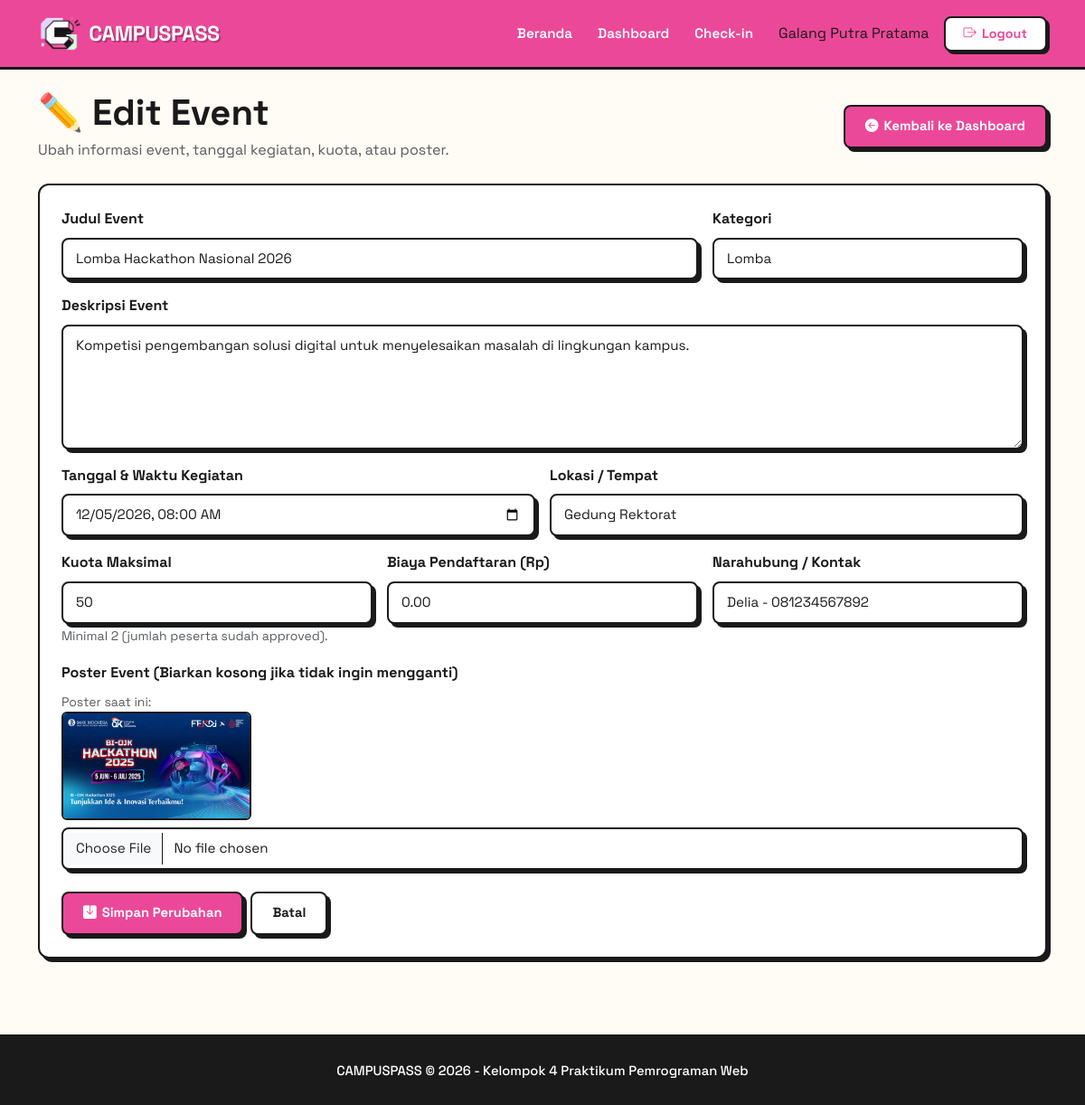
/admin/event_edit.php?id=3 (signed in), run on the app's committed database.
### tables this page shows
CREATE TABLE `events` (
  `id` int(10) UNSIGNED NOT NULL,
  `judul_event` varchar(150) NOT NULL,
  `kategori` varchar(50) NOT NULL,
  `deskripsi` text NOT NULL,
  `tanggal_kegiatan` datetime NOT NULL,
  `lokasi` varchar(150) NOT NULL,
  `kuota_maksimal` int(10) UNSIGNED NOT NULL,
  `biaya_pendaftaran` decimal(12,2) NOT NULL DEFAULT 0.00,
  `narahubung` varchar(100) NOT NULL,
  `poster_file` varchar(255) DEFAULT NULL,
  `created_by` int(10) UNSIGNED DEFAULT NULL,
  `created_at` timestamp NOT NULL DEFAULT current_timestamp()
);

### includes/functions.php (called while the page is built, shortened)
<?php
function e(?string $value): string
{
    return htmlspecialchars($value ?? '', ENT_QUOTES, 'UTF-8');
}

### admin/event_edit.php (the view, shortened to what this page needs)
<?php
require_once __DIR__ . '/../config/database.php';
require_once __DIR__ . '/../includes/functions.php';
$id = filter_input(INPUT_GET, 'id', FILTER_VALIDATE_INT);
$stmt = $conn->prepare('SELECT * FROM events WHERE id = ?');
$stmt->bind_param('i', $id);
$stmt->execute();
$event = $stmt->get_result()->fetch_assoc();
$stmt = $conn->prepare("SELECT COUNT(*) AS total_approved FROM pendaftaran WHERE event_id = ? AND status_bayar = 'Approved'");
$stmt->bind_param('i', $id);
$stmt->execute();
$totalApproved = (int) ($stmt->get_result()->fetch_assoc()['total_approved'] ?? 0);
require_once __DIR__ . '/../includes/header.php';
require_once __DIR__ . '/../includes/navbar.php';
?>
<main class="container py-4">
    <div class="d-flex justify-content-between align-items-center mb-4">
        <div>
            <h1 class="fw-bold mb-1">✏️ Edit Event</h1>
            <p class="text-muted mb-0">Ubah informasi event, tanggal kegiatan, kuota, atau poster.</p>
        </div>
        <a href="dashboard.php" class="btn-neo">
            <i class="bi bi-arrow-left-circle-fill"></i> Kembali ke Dashboard
        </a>
    </div>
    <form method="post" enctype="multipart/form-data" class="card-neo p-4">
        <div class="row g-3">
            <div class="col-md-8">
                <label class="form-label fw-bold">Judul Event</label>
                <input class="form-control form-control-neo" name="judul_event" value="<?= e($_POST['judul_event'] ?? $event['judul_event']) ?>" required>
            </div>
            <div class="col-md-4">
                <label class="form-label fw-bold">Kategori</label>
                <select class="form-select form-select-neo" name="kategori" required>
                    <?php
                    $kategoriList = ['Seminar', 'Workshop', 'Lomba', 'Webinar'];
                    $selectedKat  = $_POST['kategori'] ?? $event['kategori'];
                    foreach ($kategoriList as $kat):
                    ?>
                        <option value="<?= e($kat) ?>" <?= $selectedKat === $kat ? 'selected' : '' ?>><?= e($kat) ?></option>
                    <?php endforeach; ?>
                </select>
            </div>
            <div class="col-12">
                <label class="form-label fw-bold">Deskripsi Event</label>
                <textarea class="form-control form-control-neo" name="deskripsi" rows="5" required><?= e($_POST['deskripsi'] ?? $event['deskripsi']) ?></textarea>
            </div>
            <div class="col-md-6">
                <label class="form-label fw-bold">Tanggal &amp; Waktu Kegiatan</label>
                <?php
                $tglVal = $_POST['tanggal_kegiatan'] ?? date('Y-m-d\TH:i', strtotime($event['tanggal_kegiatan']));
                ?>
                <input type="datetime-local" class="form-control form-control-neo" name="tanggal_kegiatan" value="<?= e($tglVal) ?>" required>
            </div>
            <div class="col-md-6">
                <label class="form-label fw-bold">Lokasi / Tempat</label>
                <input class="form-control form-control-neo" name="lokasi" value="<?= e($_POST['lokasi'] ?? $event['lokasi']) ?>" required>
            </div>
            <div class="col-md-4">
                <label class="form-label fw-bold">Kuota Maksimal</label>
                <input type="number" min="<?= $totalApproved ?>" class="form-control form-control-neo" name="kuota_maksimal" value="<?= e((string) ($_POST['kuota_maksimal'] ?? $event['kuota_maksimal'])) ?>" required>
                <small class="text-muted">Minimal <?= $totalApproved ?> (jumlah peserta sudah approved).</small>
            </div>
            <div class="col-md-4">
                <label class="form-label fw-bold">Biaya Pendaftaran (Rp)</label>
                <input type="number" min="0" step="0.01" class="form-control form-control-neo" name="biaya_pendaftaran" value="<?= e((string) ($_POST['biaya_pendaftaran'] ?? $event['biaya_pendaftaran'])) ?>" required>
            </div>
            <div class="col-md-4">
                <label class="form-label fw-bold">Narahubung / Kontak</label>
                <input class="form-control form-control-neo" name="narahubung" value="<?= e($_POST['narahubung'] ?? $event['narahubung']) ?>" required>
            </div>
            <div class="col-12">
                <label class="form-label fw-bold">Poster Event (Biarkan kosong jika tidak ingin mengganti)</label>
                <?php if ($event['poster_file']): ?>
                    <div class="mb-2">
                        <small class="text-muted d-block">Poster saat ini:</small>
                        <img src="../uploads/poster/<?= e($event['poster_file']) ?>" alt="Poster Saat Ini" style="max-height: 120px; border: 2px solid var(--border); border-radius: 6px;">
                    </div>
                <?php endif; ?>
                <input type="file" class="form-control form-control-neo" name="poster" accept="image/jpeg,image/png,image/webp">
            </div>
        </div>
        <div class="mt-4 d-flex gap-2">
            <button class="btn-neo" type="submit">
                <i class="bi bi-save-fill"></i> Simpan Perubahan
            </button>
            <a class="btn-neo btn-neo-outline" href="dashboard.php">Batal</a>
        </div>
    </form>
</main>
<?php require_once __DIR__ . '/../includes/footer.php'; ?>

### css/style.css (style rules this page uses)
:root { --pink: #EC4899; --pink-light: #FCE7F3; --yellow: #FEF08A; --green: #BBF7D0; --blue: #BFDBFE; --purple: #DDD6FE; --orange: #FED7AA; --bg: #FFFBF5; --text: #1a1a1a; --border: #1a1a1a; --shadow: 4px 4px 0px #1a1a1a; --shadow-lg: 6px 6px 0px #1a1a1a; --radius: 12px; }
*, *::before, *::after { box-sizing: border-box; }
body { margin: 0; font-family: 'Space Grotesk', -apple-system, BlinkMacSystemFont, sans-serif; background-color: var(--bg); color: var(--text); line-height: 1.6; -webkit-font-smoothing: antialiased; }
a { color: var(--text); text-decoration: none; transition: all 0.15s ease; }
.event-card, .card-neo, .card-campuspass { background: #fff; border: 2.5px solid var(--border); border-radius: var(--radius); box-shadow: var(--shadow); overflow: hidden; transition: all 0.15s ease; height: 100%; display: flex; flex-direction: column; }
.btn-neo, .btn-accent { display: inline-flex; align-items: center; justify-content: center; gap: 6px; padding: 10px 22px; background: var(--pink); color: #fff; font-weight: 700; border: 2.5px solid var(--border); border-radius: 8px; box-shadow: var(--shadow); text-decoration: none; transition: all 0.15s ease; font-family: 'Space Grotesk', sans-serif; font-size: 0.92rem; cursor: pointer; text-align: center; }
.btn-neo-outline, .btn-outline-accent { background: #fff; color: var(--text); border: 2.5px solid var(--border); font-weight: 700; border-radius: 8px; box-shadow: var(--shadow); display: inline-flex; align-items: center; justify-content: center; gap: 6px; transition: all 0.15s ease; text-decoration: none; }
.form-control-neo, .form-select-neo, .form-control-dark { width: 100%; background: #fff; border: 2.5px solid var(--border); border-radius: 8px; box-shadow: var(--shadow); font-family: 'Space Grotesk', sans-serif; font-size: 0.95rem; color: var(--text); padding: 10px 14px; transition: all 0.15s ease; }
.form-control-neo::placeholder, .form-control-dark::placeholder { color: #9ca3af; }

### data on the page
events: judul_event "Lomba Hackathon Nasional 2026", deskripsi "Kompetisi pengembangan solusi digital untuk menyelesaikan masalah di lingkungan kampus.", tanggal_kegiatan "12/05/2026 08:00", lokasi "Gedung Rektorat", kuota_maksimal "50", biaya_pendaftaran "0.00", narahubung "Delia - 081234567892", poster_file (picture)

### other printed values
$currentUser['nama_lengkap'] "Galang Putra Pratama"
$totalApproved "2"
form field kategori "Lomba"
